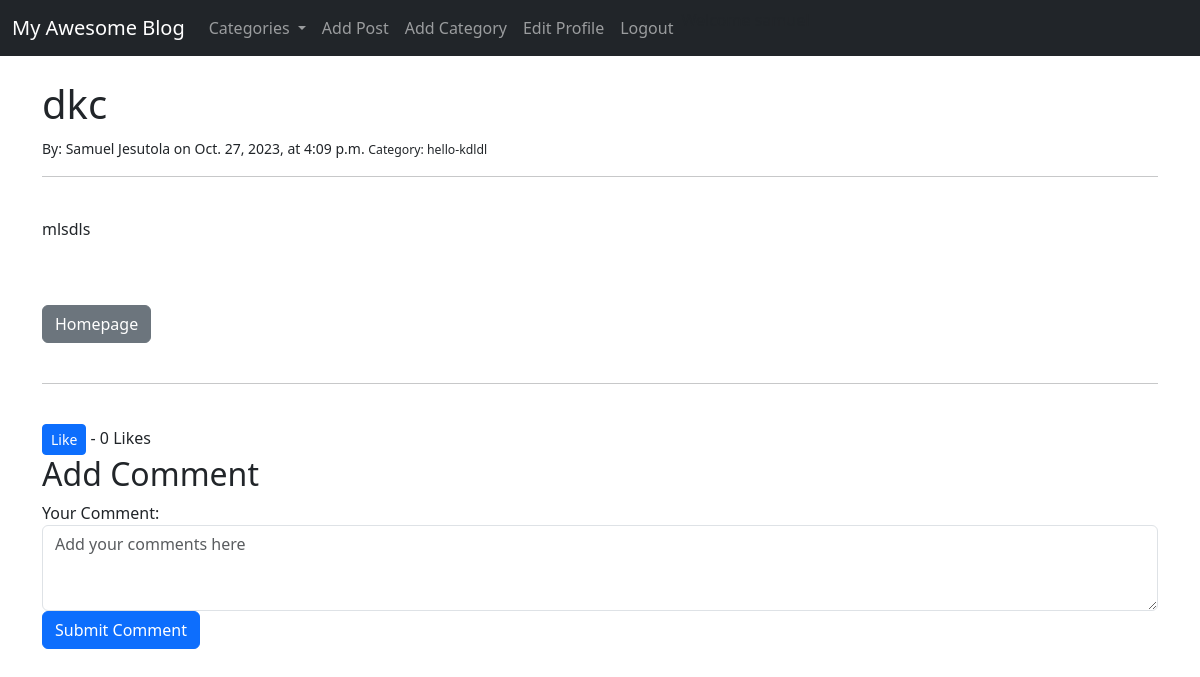
Page /article/32/ (signed in) on the earlier database version.
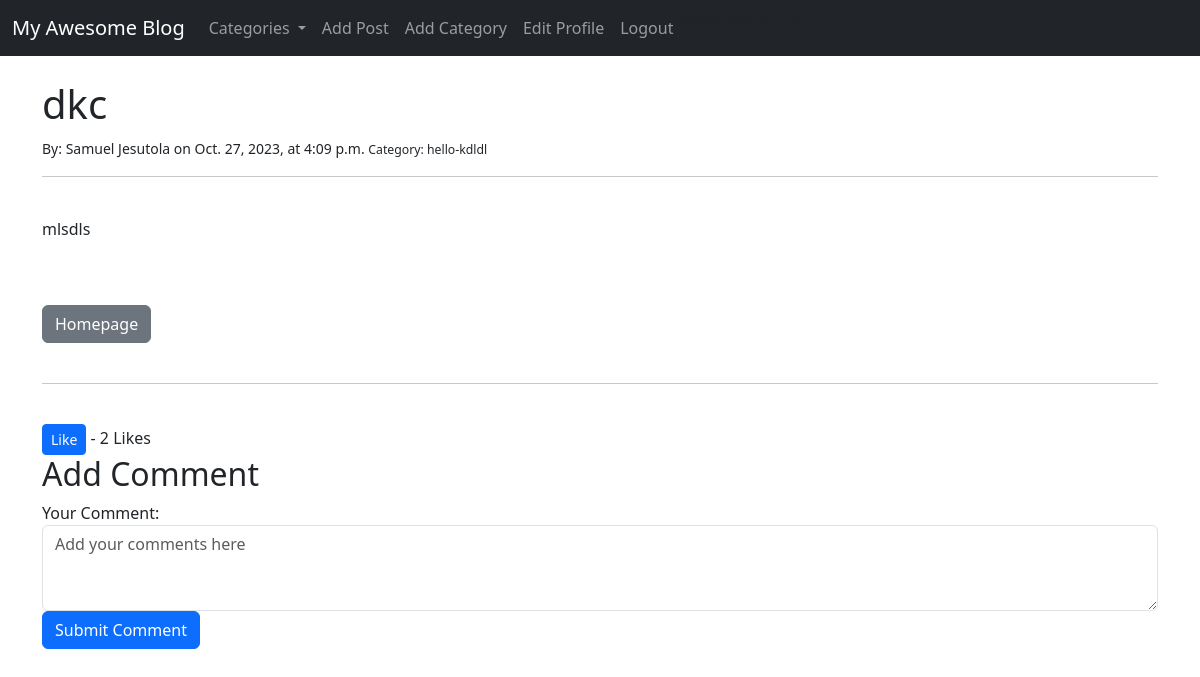
Same page on the later database version.
### myblog/models.py (models this page shows, shortened)
class Post(models.Model):
    title = models.CharField(max_length=200)
    header_image = models.FileField(null=True, blank=True, upload_to="images/")
    title_tag = models.CharField(max_length=200)
    author = models.ForeignKey(User, on_delete=models.CASCADE)
    body = RichTextField(blank=True, null=True)
    createdAt = models.DateTimeField(auto_now_add=True)
    updatedAt = models.DateTimeField(auto_now=True)
    category = models.CharField(max_length=200, default='uncategorized')
    likes = models.ManyToManyField(User, related_name='blog_posts')
    comment = models.TextField()
    def total_likes(self):
        return self.likes.count()

### myblog/views.py (the view)
# urls.py: path("article/<int:pk>/", ArticleDetailView.as_view(), name="article-detail"),
class ArticleDetailView(DetailView):
    model = Post
    template_name = "article_details.html"
    def get_context_data(self, *args, **kwargs):
        cat_menu = Category.objects.all()
        context = super(ArticleDetailView, self).get_context_data(*args, **kwargs)
        stuff = get_object_or_404(Post, id=self.kwargs['pk'])
        total_likes = stuff.total_likes()
        context["cat_menu"] = cat_menu
        context['total_likes'] = total_likes
        return context
    def get(self, request, *args, **kwargs):
        try:
              return super().get(request, *args, **kwargs)
        except Http404:
              return render(request, 'error_404.html', status=404)

### myblog/models.py (called while the page is built)
    def __str__(self):
           return self.name

### myblog/templates/article_details.html (shortened to what this page needs)
{% extends "base.html" %} {% block title %} {{ post.title_tag }} {% endblock %}
{%block content %}
	<div>
		<h1>{{ post.title }}</h1>
		<small>By: {{ post.author.first_name }} {{ post.author.last_name }} on {{post.createdAt.date}}, at {{post.createdAt.time}}
		<small>Category: {{ post.category }}</small></small>
		<hr /><br />
		{{ post.body|safe }}<br /><br />
		<a href="{% url 'home' %}" class="btn btn-secondary">Homepage</a>
		<br /><br />
		<hr>
		<br/>
		{% if user.is_authenticated %}
			<form action="{% url 'like_post' post.pk %}" method="POST">
				<button type="submit", name="post_id", value="{{ post.id }}" class="btn btn-primary btn-sm">Like</button>
				{% if post.likes.count == 1 %}
					- 1 Like
				{% else %}
					- {{ post.likes.count }} Likes
				{% endif %}
			</form>
			<h2>Add Comment</h2>
            <form action="{% url 'add_comment' post.pk %}" method="POST">
                <div class="form-group">
                    <label for="comment_text">Your Comment:</label>
                    <textarea id="comment_text" name="comment_text"
					placeholder="Add your comments here"
					class="form-control" rows="3" required></textarea>
                </div>
                <button type="submit" class="btn btn-primary">Submit Comment</button>
            </form>
		{% endif %}
	</div>
{% endblock %}

Differences in the rows shown:
changed Post "dkc": likes.count "0" → "2"
